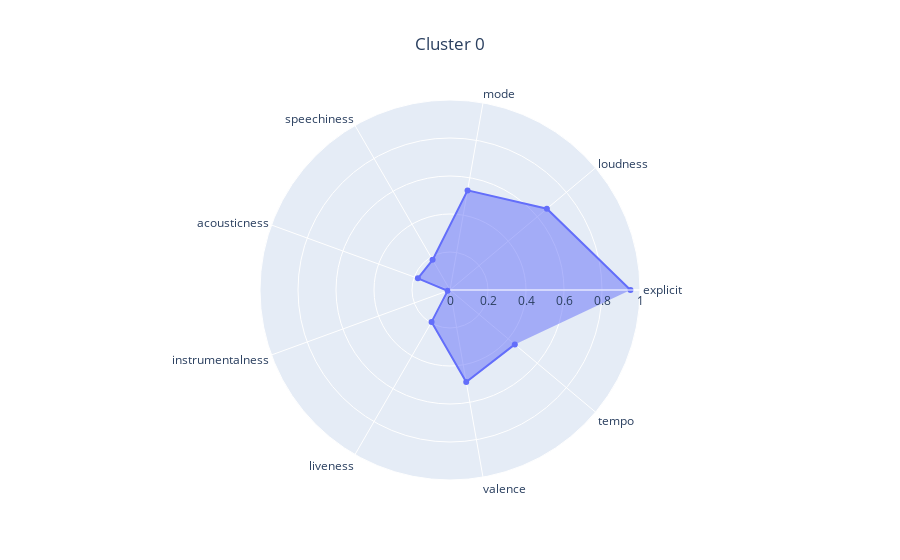
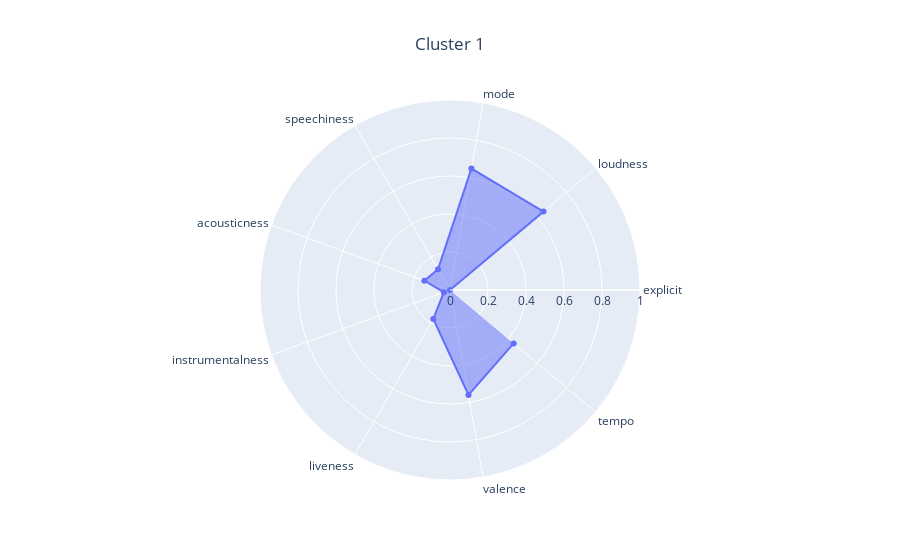
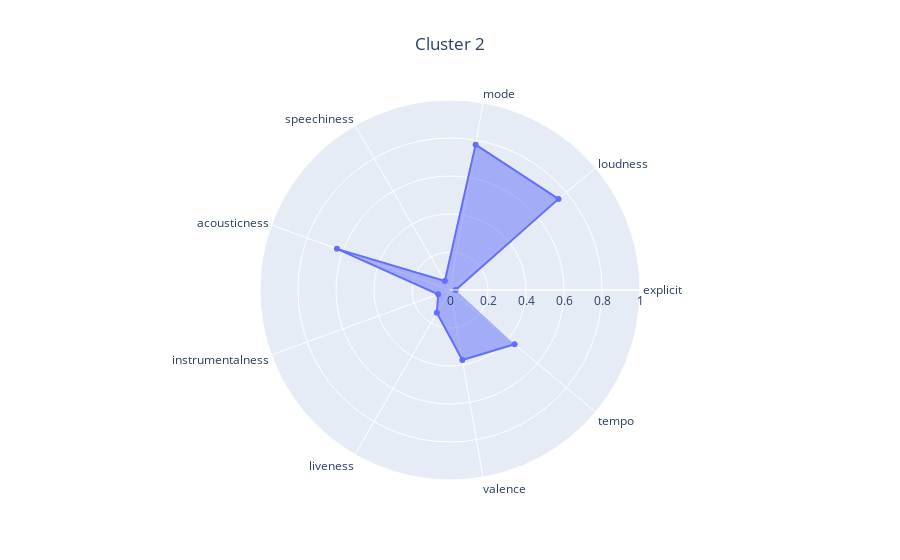

The code cell stored with these charts, in order, in its notebook:
### Markdown cell above
Wygląda na to, że najpopularniejsze są pop i rock, a najbardziej "typowe" piosenki też należą do takiej grupy. Ogół piosenek ma dość dużą głośność, dużą dynamikę (wysokie time signature - "how many beats are in each bar") i są pozytywne (valence - "tracks with high valence sound more positive"). Zasadniczo jest to zgodne z intuicją. Ciekawe jednak, co będzie, jak wybierzemy więcej klastrów.

**Zadanie 3 (1.5 punktu)**

1. Wytrenuj k-means dla 3 klastrów.
2. Zwizualizuj wyniki za pomocą PCA i UMAP. Jako kolor punktów (np. parametr `c` w `plt.scatter()`) przekaż numery klastrów dla punktów.
3. Dokonaj opisu i analizy wynikowych klastrów, na przykład:
   - czy reprezentują jakieś konkretne grupy muzyczne?
   - na ile "konkretne", sensowne są klastry?
   - czy jest widoczna separacja klastrów, czy różnią się od siebie?
4. Dokonaj tuningu liczby klastrów:
   - sprawdź wartości z zakresu [5, 20] - w końcu wiemy, że gatunków jest sporo, i klastrów powinno też być więcej
   - dla każdej wartości sprawdź wartość metryki [Calinski-Harabasz index](https://scikit-learn.org/stable/modules/generated/sklearn.metrics.calinski_harabasz_score.html)
   - przedstaw wykres liniowy (line plot) wartości metryki
   - wybierz model o najwyższej wartości metryki
   - zwizualizuj wyniki z pomocą PCA i UMAP
   - dokonaj interpretacji jego klastrów
   - skomentuj:
     - czy klastry są faktycznie lepiej interpretowalne po tuningu?
     - czy wysokość CH-index faktycznie odpowiada jakości klasteryzacji?

### Code cell
clustering = KMeans(n_clusters=3, n_init="auto", random_state=0)
clustering.fit(X)

kmeans_analyzer = KMeansAnalyzer(df_songs_info, clustering_visualizer)
kmeans_analyzer.analyze_clustering(X, clustering)

### Figure 1 — Plotly figure (JSON) as saved in the notebook; plotly's stock layout.template omitted (floating-point values rounded to 4 significant figures)
{"data": [{"fill": "toself", "r": [0.9499, 0.6656, 0.5324, 0.1833, 0.1798, 0.01316, 0.1939, 0.4917, 0.4453], "theta": ["explicit", "loudness", "mode", "speechiness", "acousticness", "instrumentalness", "liveness", "valence", "tempo"], "type": "scatterpolar"}], "layout": {"title": {"text": "Cluster 0", "x": 0.5}, "polar": {"radialaxis": {"range": [0, 1]}}}}

### Figure 2 — Plotly figure (JSON) as saved in the notebook; plotly's stock layout.template omitted (floating-point values rounded to 4 significant figures)
{"data": [{"fill": "toself", "r": [0.0, 0.6426, 0.6488, 0.1261, 0.1436, 0.0345, 0.1757, 0.5607, 0.4373], "theta": ["explicit", "loudness", "mode", "speechiness", "acousticness", "instrumentalness", "liveness", "valence", "tempo"], "type": "scatterpolar"}], "layout": {"title": {"text": "Cluster 1", "x": 0.5}, "polar": {"radialaxis": {"range": [0, 1]}}}}

### Figure 3 — Plotly figure (JSON) as saved in the notebook; plotly's stock layout.template omitted (floating-point values rounded to 4 significant figures)
{"data": [{"fill": "toself", "r": [0.02959, 0.7455, 0.7769, 0.05418, 0.6332, 0.06611, 0.1385, 0.3744, 0.4437], "theta": ["explicit", "loudness", "mode", "speechiness", "acousticness", "instrumentalness", "liveness", "valence", "tempo"], "type": "scatterpolar"}], "layout": {"title": {"text": "Cluster 2", "x": 0.5}, "polar": {"radialaxis": {"range": [0, 1]}}}}
